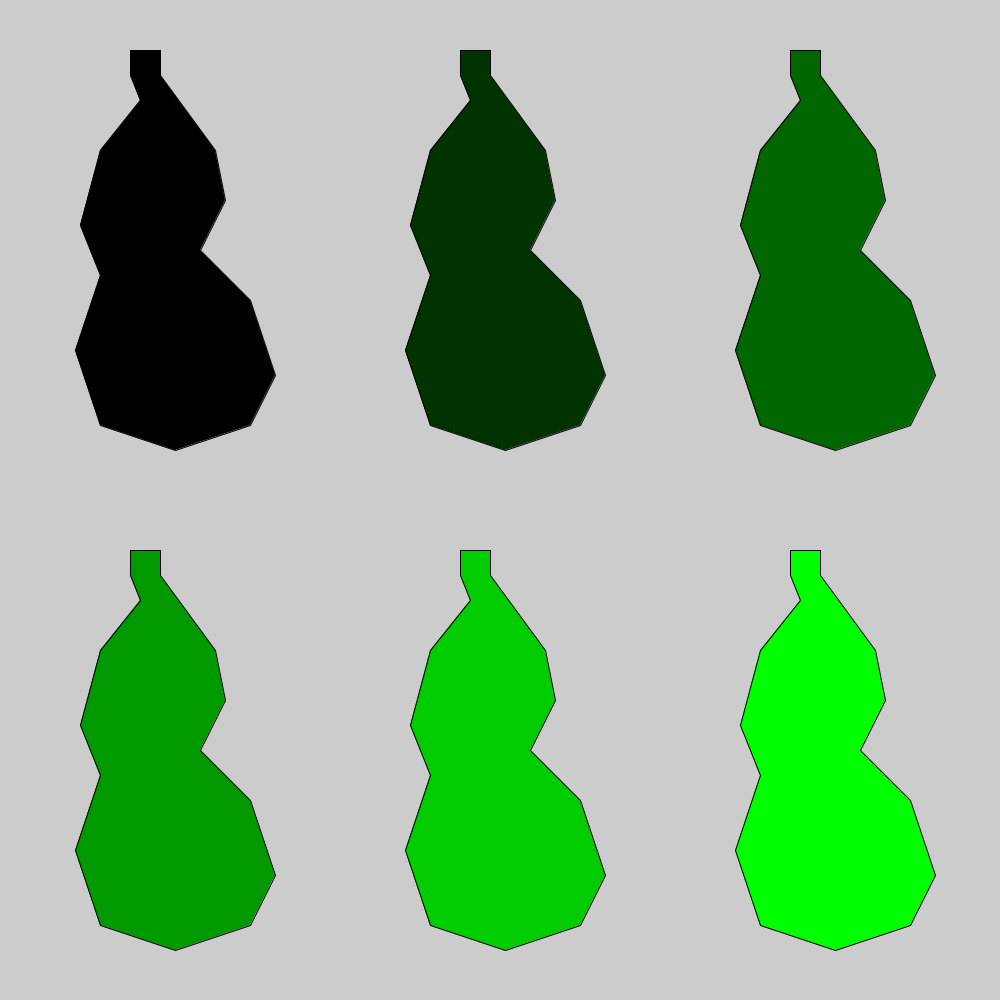
Frame 1 (no input)
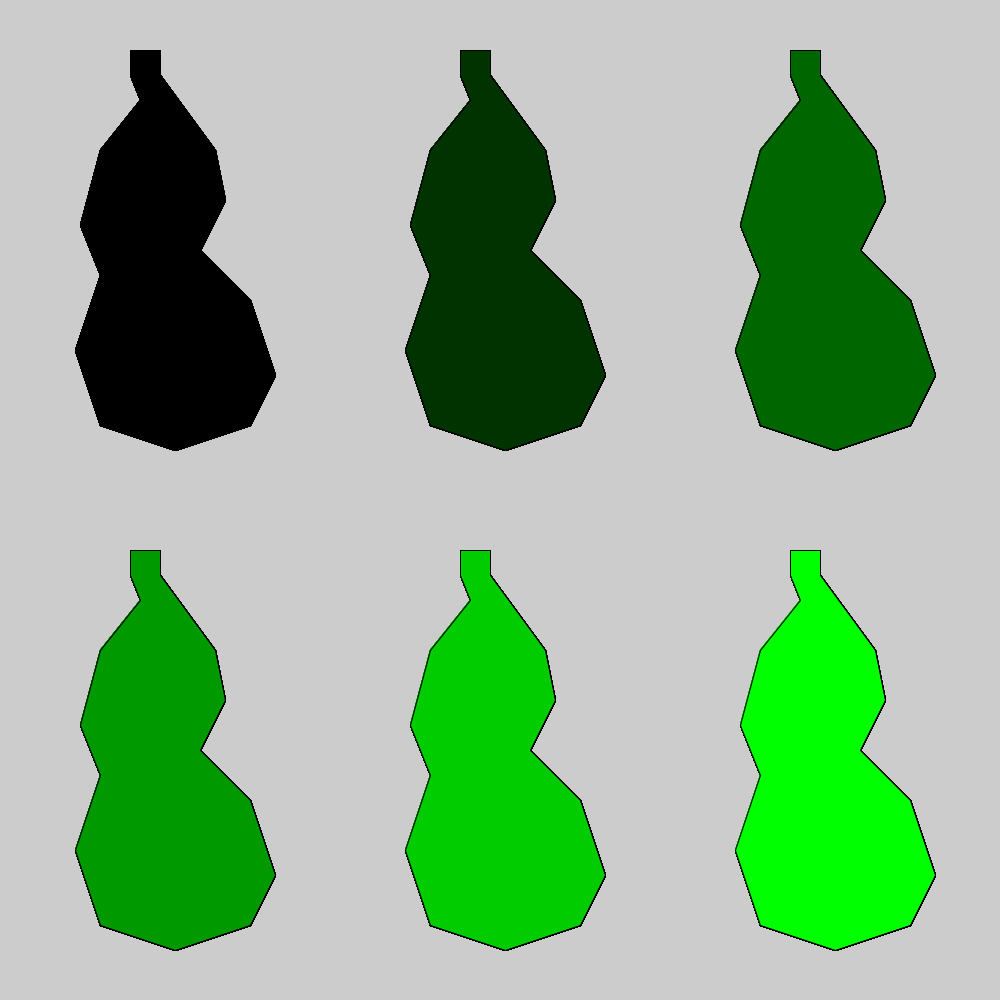
Frame 60 (the mouse pressed at the canvas centre just before this capture)
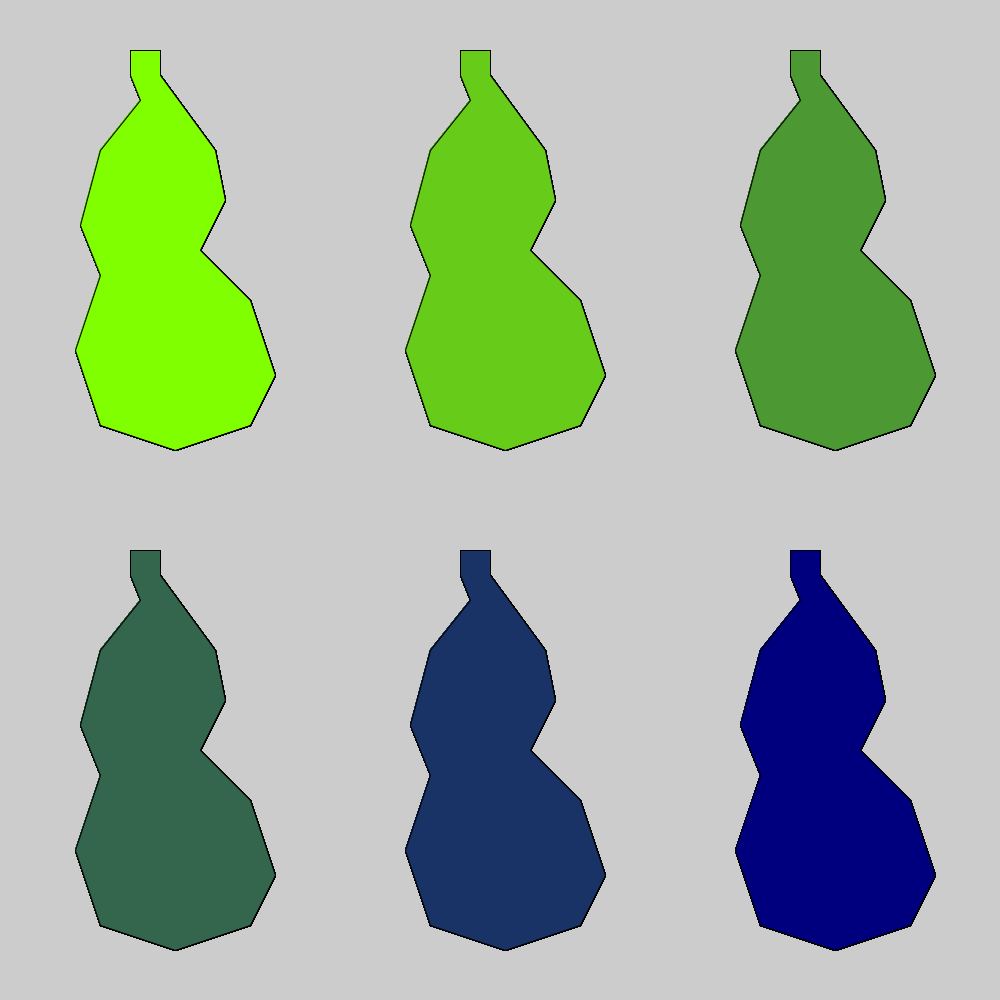
Frame 120 (the mouse held since frame 60 and released just before this capture)

The Processing sketch that drew these frames (run headless with seeded random() and noise(); from frame 60 on, the mouse is pressed at the canvas centre):

// Processing sketch: week4_homework
// ── week4_homework.pde
//int, boolean, string, void functions
//map color to distance
//use lerp
//custom drawing function

String romeo;
int x, y;
float g1, g2;
boolean green;


void setup(){
  size (1000,  1000);
  //one way to make a custom shape is
  //PShape above, and createShape in setup
}

//String romeo(){
//  if (mousePressed){
//    romeo = "Shakespeare";
//  }else{
//    romeo = "Romeo & Juliet";
//  }
//   return romeo;
//}

void bottle(int x, int y){
  beginShape();
  vertex(175+x, 950+y);
  vertex(100+x, 925+y);
  vertex(75+x, 850+y);
  vertex(100+x, 775+y);
  vertex(80+x, 725+y);
  vertex(100+x, 650+y);
  vertex(140+x, 600+y);
  vertex(130+x, 575+y);
  vertex(130+x, 550+y);
  vertex(160+x, 550+y);
  vertex(160+x, 575+y);
  vertex(215+x, 650+y);
  vertex(225+x, 700+y);
  vertex(200+x, 750+y);
  vertex(250+x, 800+y);
  vertex(275+x, 875+y);
  vertex(250+x, 925+y);
  vertex(175+x, 950+y);
  endShape();
}

//I don't understand how to make a dynamic function
//because if it is not in the draw function it doesn't
//continuosly check
//boolean green(){
//  if (mouseY < 500){
//    return true;
//  }else{
//    return false;
//  }
//}

void draw(){
  //COLOR
      if (mousePressed){
        g1 = 255; g2 = 0;
      }else{
        g1 = 0; g2 = 255;
      }
      //if (green == true){
      //  g1 = 255; g2 = 0;
      //}else{
      //  g1 = 0; g2 = 255;
      //}
    float red = map(mouseX, 0, 1000, 0, 255);
    float blue = map(mouseY, 0, 1000, 0, 255);
    color a = color(red, g1, 0);
    color f = color(0, g2, blue);
    color b = lerpColor(a, f, .2);
    color c = lerpColor(a, f, .4);
    color d = lerpColor(a, f, .6);
    color e = lerpColor(a, f, .8);
  //SHAPE
    fill(a);
    bottle(0,-500);
    fill(b);
    bottle(330,-500);
    fill(c);
    bottle(660,-500);
    fill(d);
    bottle(0,0);
    fill(e);
    bottle(330,0);
    fill(f);
    bottle(660,0);
  //text(romeo, width/2, height/2);
}
